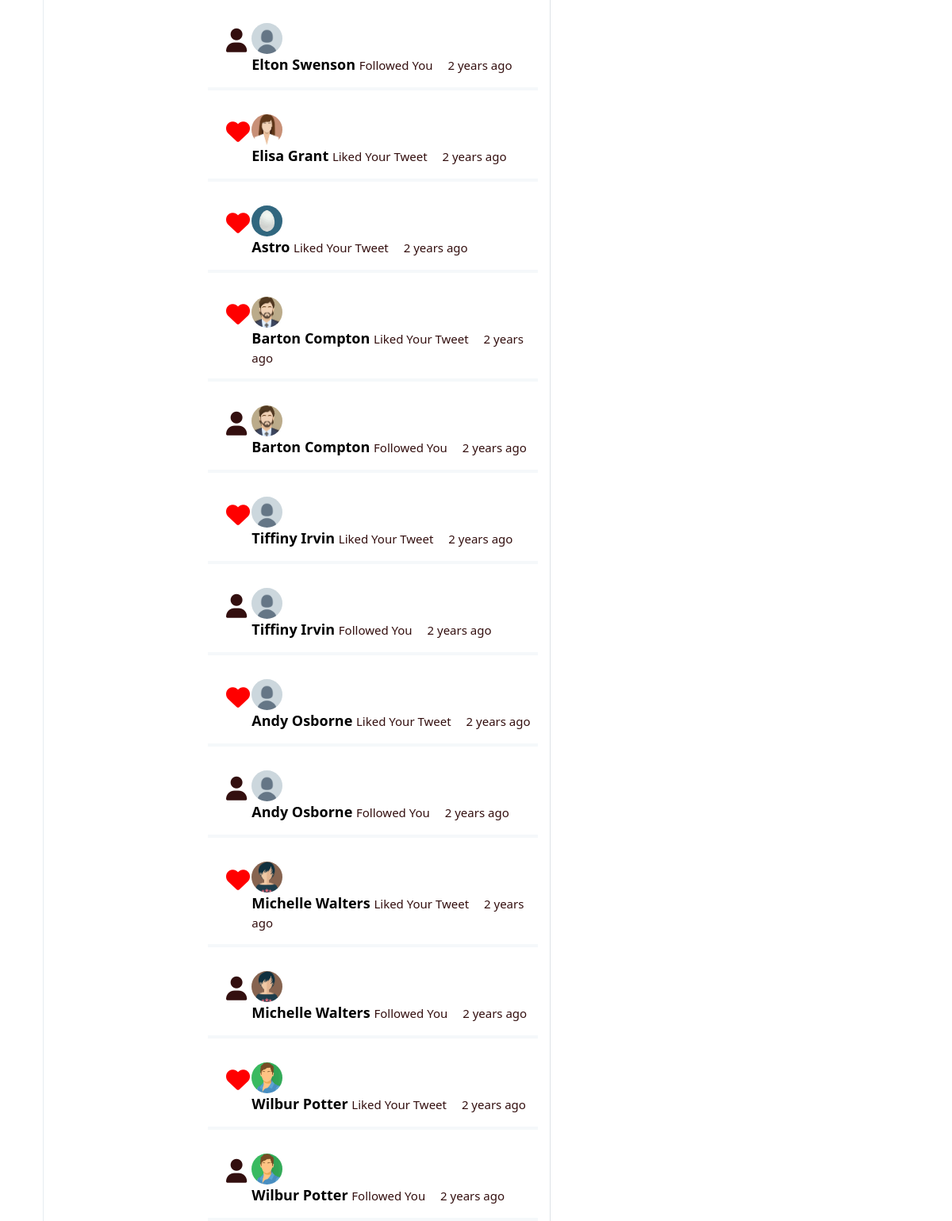
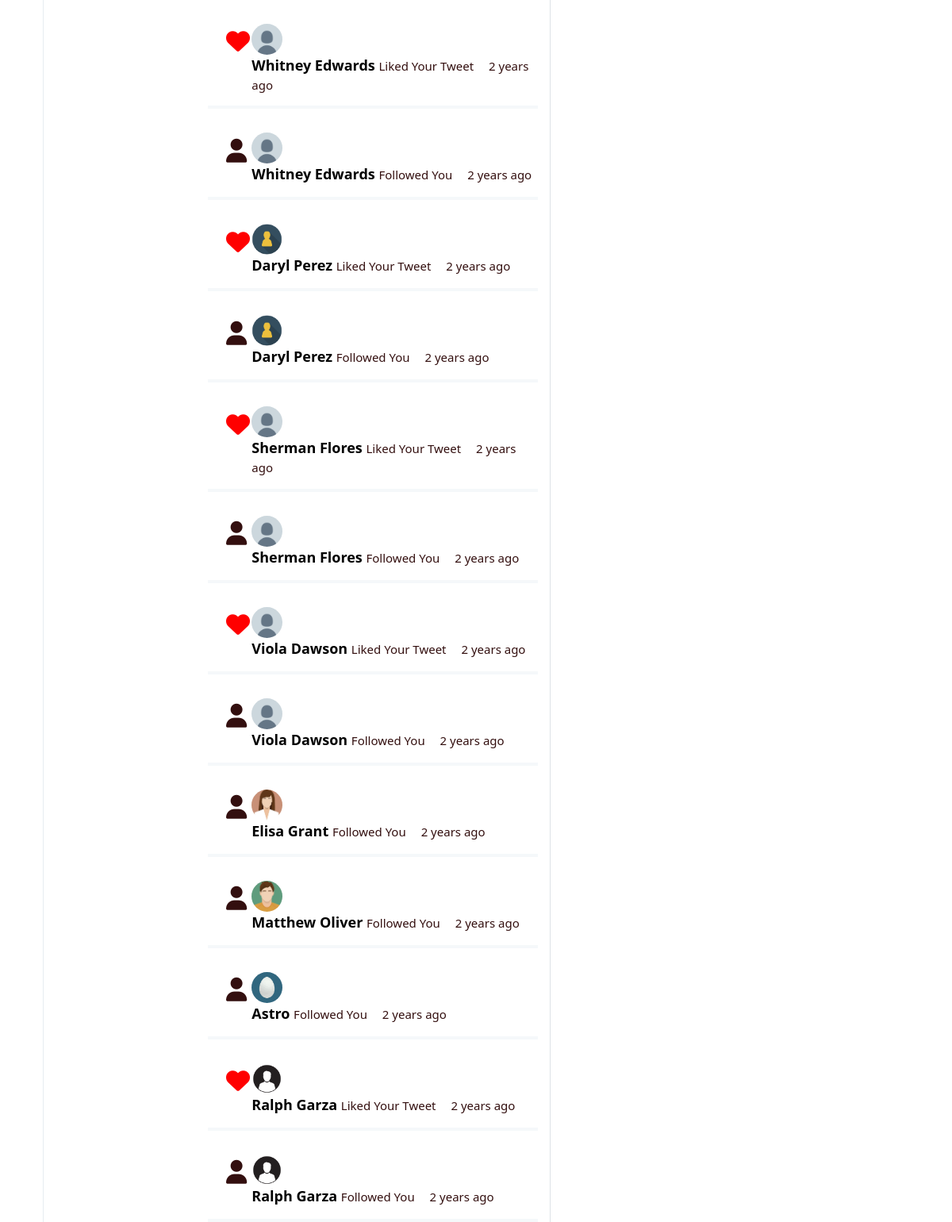
Page /notification.php (signed in, lower part) on the earlier database version (2 pictures, top to bottom).
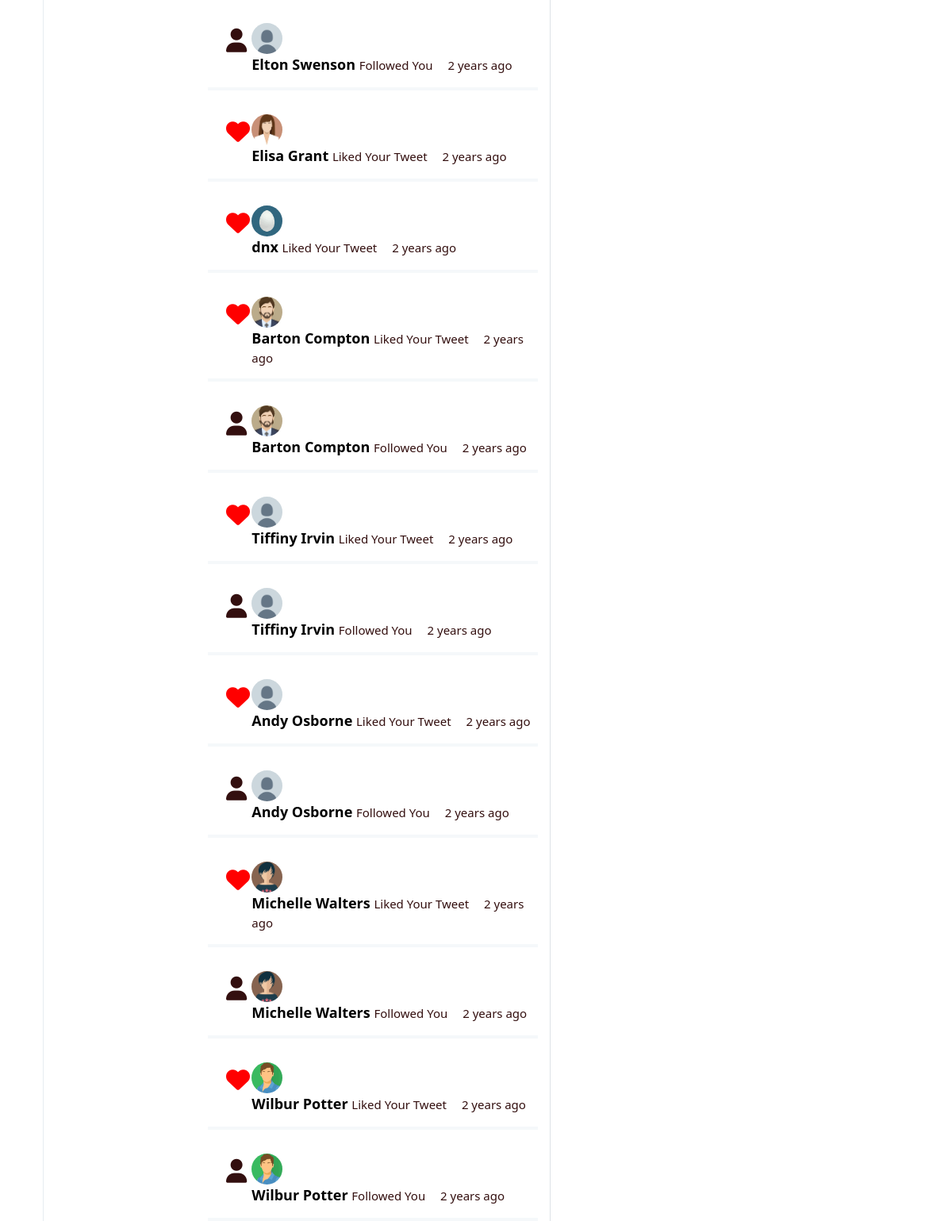
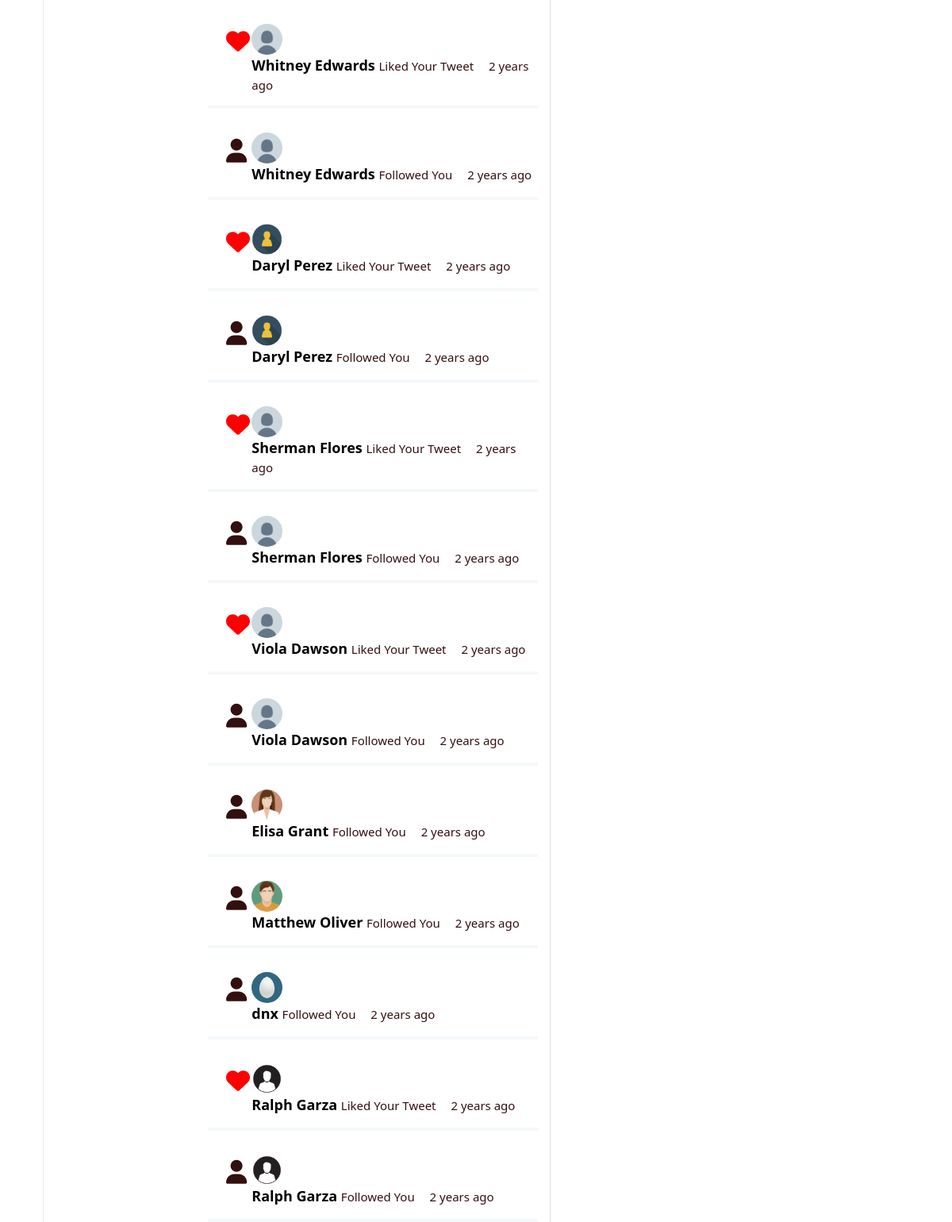
Same page on the later database version (2 pictures, top to bottom).
### tables this page shows
CREATE TABLE `notifications` (
  `id` int(11) NOT NULL,
  `notify_for` int(11) NOT NULL,
  `notify_from` int(11) NOT NULL,
  `target` int(11) NOT NULL,
  `type` enum('follow','like','retweet','qoute','comment','reply','mention') NOT NULL,
  `time` datetime NOT NULL,
  `count` int(11) NOT NULL,
  `status` int(11) NOT NULL
);

CREATE TABLE `users` (
  `id` int(11) NOT NULL,
  `username` varchar(40) NOT NULL,
  `email` varchar(255) NOT NULL,
  `password` varchar(32) NOT NULL,
  `name` varchar(40) NOT NULL,
  `img` varchar(255) NOT NULL DEFAULT 'default.jpg',
  `imgCover` varchar(255) NOT NULL DEFAULT 'cover.png',
  `bio` varchar(140) NOT NULL DEFAULT '',
  `location` varchar(255) NOT NULL DEFAULT '',
  `website` varchar(255) NOT NULL DEFAULT ''
);

### core/classes/connection.php (called while the page is built, shortened)
<?php
class Connect {
    protected static $servername = "localhost";
    protected static $db_name="tweetphp";
    protected static $username = "root";
    protected static $password = "";
    public static function connect() {
         $servername =self::$servername;
         $db_name = self::$db_name;
        try {
            $conn = new PDO("mysql:host=$servername;dbname=$db_name", self::$username, self::$password);
            $conn->setAttribute(PDO::ATTR_ERRMODE, PDO::ERRMODE_EXCEPTION);
            } catch(PDOException $e) {
            echo "Connection failed: " . $e->getMessage();
            }
            return $conn;
    }
}

### core/classes/User.php (called while the page is built, shortened)
<?php
class User extends Connect {
      public static function getData($id) {
        $stmt = self::connect()->prepare("SELECT * from `users` WHERE `id` = :id");
        $stmt->bindParam(":id" , $id , PDO::PARAM_STR);
        $stmt->execute();
       return $stmt->fetch(PDO::FETCH_OBJ);
      }
          public static function notification($user_id){
            $stmt = self::connect()->prepare("SELECT * FROM `notifications`
            WHERE notify_for = :user_id ORDER BY time DESC");
            $stmt->bindParam(":user_id" , $user_id , PDO::PARAM_STR);
            $stmt->execute();
            return $stmt->fetchAll(PDO::FETCH_OBJ);
          }
}

### core/classes/Tweet.php (called while the page is built, shortened)
<?php
class Tweet extends User {
        public static function getTimeAgo($timestamp){
            $time_ago        = strtotime($timestamp);
            $current_time = strtotime(date("Y-m-d H:i:s"));
            $time_difference = $current_time - $time_ago;
            $seconds         = $time_difference;
            $minutes = round($seconds / 60);
            $hours   = round($seconds / 3600);
            $days    = round($seconds / 86400);
            $weeks   = round($seconds / 604800);
            $months  = round($seconds / 2629440);
            $years   = round($seconds / 31553280);
            if ($seconds <= 60){
            return "just now";
            } else if ($minutes <= 60){
            if ($minutes == 1){
                return "one minute ago";
            } else {
                return "$minutes minutes ago";
            }
            } else if ($hours <= 24){
            if ($hours == 1){
                return "an hour ago";
            } else {
                return "$hours hrs ago";
            }
            } else if ($days <= 7){
            if ($days == 1){
                return "yesterday";
            } else {
                return "$days days ago";
            }
            } else if ($weeks <= 4.3){
            if ($weeks == 1){
                return "a week ago";
            } else {
                return "$weeks weeks ago";
            }
            } else if ($months <= 12){
            if ($months == 1){
                return "a month ago";
            } else {
                return "$months months ago";
            }
            } else {
            if ($years == 1){
                return "one year ago";
            } else {
                return "$years years ago";
            }
            }
        }
}

### notification.php (the view, shortened to what the changed rows need)
<?php
        $user_id = $_SESSION['user_id'];
        $notofication = User::notification($user_id);
?>
<!DOCTYPE html>
<html lang="en">
<head>
    <link rel="stylesheet" href="assets/css/bootstrap.min.css">
    <link rel="stylesheet" href="assets/css/all.min.css">
    <link rel="stylesheet" href="assets/css/profile_style.css?v=<?php echo time(); ?>">
</head>
<body>
    <div id="mine">
      <div class="grid-posts">
        <div class="border-right">
          <div class="box-home feed">
                 <div class="container mt-5">
                     <?php foreach($notofication as $notify) {
                         $user = User::getData($notify->notify_from);
                         $timeAgo = Tweet::getTimeAgo($notify->time);
                         ?>
                     <?php if ($notify->type == 'like') {
                        $icon = "<i style='color: red;font-size:30px;' class='fa-heart  fas ml-2'></i>";
                        $msg = "Liked Your Tweet";
                        } else if ($notify->type == 'retweet') {
                            $icon = "<i style='font-size:30px;color: rgb(22, 207, 22);'  class='fas fa-retweet ml-2'></i>";
                            $msg = "Retweeted Your Tweet";
                        } else if ($notify->type == 'qoute') {
                            $icon = "<i style='font-size:30px;color: rgb(22, 207, 22);'  class='fas fa-retweet ml-2'></i>";
                            $msg = "Quoted Your Tweet";
                        } else if ($notify->type == 'comment') {
                            $icon = "<i style='font-size:30px;' class='far fa-comment ml-2'></i>";
                            $msg = "Comment to your Tweet";
                        } else if ($notify->type == 'reply') {
                            $icon = "<i style='font-size:30px;' class='far fa-comment ml-2'></i>";
                            $msg = "Reply to your Comment";
                        } else if ($notify->type == 'follow') {
                            $icon = "<i style='font-size:30px;' class='fas fa-user ml-2'></i>";
                            $msg = "Followed You";
                        } else if ($notify->type == 'mention') {
                          $icon = "<i style='font-size:30px;' class='fas fa-user ml-2'></i>";
                          $msg = "Mention you in Tweet";
                        }?>
                     <div style="position: relative; border-bottom:4px solid #F5F8FA;" class="box-tweet py-3 ">
                        <a href="
                        <?php if ($notify->type == 'follow'){
                            echo $user->username;
                        } else { ?>
                            status/<?php echo $notify->target; ?>
                        <?php } ?>  ">
                        <span style="position:absolute; width:100%; height:100%; top:0;left: 0; z-index: 1;"></span>
                        </a>
                            <div class="grid-tweet">
                                <div class="icon mt-2">
                                    <?php echo $icon; ?>
                                </div>
                                <div class="notify-user">
                                    <p>
                                    <a style="position: relative; z-index:1000;" href="<?php echo $user->username;  ?>">
                                        <img class="img-user" src="assets/images/users/<?php echo $user->img ?>" alt="">
                                    </a>
                                    </p>
                                    <p> <a style="font-weight: 700;
                                    font-size:18px;
                                    position: relative; z-index:1000;" href="<?php echo $user->username; ?>">
                                    <?php echo $user->name; ?> </a> <?php echo $msg; ?>
                                    <span style="font-weight: 500;" class="ml-3">
                                      <?php echo $timeAgo; ?>
                                    </span>
                                  </p>
                                </div>
                            </div>
                        </div>
                     <?php  } ?>
                 </div>
        </div>
        </div>
      </div> </div>
</body>
</html>

Differences in the rows shown:
changed through a linked row, notifications (number 3 of 26 on the later page): notify_from.name "Astro" → "dnx"
changed through a linked row, notifications (number 24 of 26 on the later page): notify_from.name "Astro" → "dnx"
